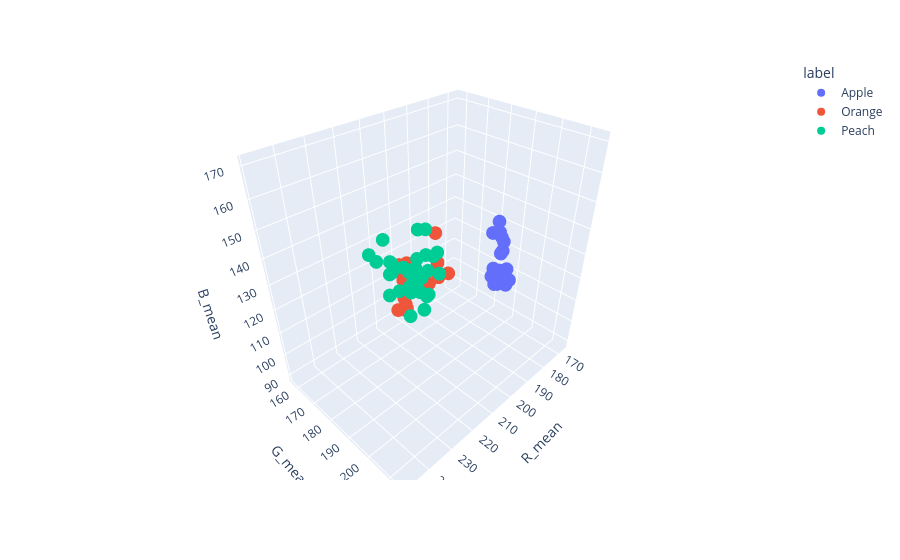

Notebook code cell kept with this figure:
### Code cell
## FRUITS ##
from PIL import Image  # lib -> pip install pillow
import os

folder = ["FRUITS/FRUITS/APPLES/", "FRUITS/FRUITS/ORANGES/", "FRUITS/FRUITS/PEACHES/"]
labels = ["Apple", "Orange", "Peach"]
X = []  # features
y = []  # labels

for i in range(0,3):
    for file in [f for f in os.listdir(folder[i]) if f.endswith(".JPG")]:
        img = Image.open(os.path.join(folder[i], file))
        arr = np.array(img)

        R = arr[:, :, 0]
        G = arr[:, :, 1]
        B = arr[:, :, 2]

        features = [R.mean(), G.mean(), B.mean()]
        X.append(features)
        y.append(labels[i])  # A, O, P

dataFrame = pd.DataFrame(X, columns=["R_mean", "G_mean", "B_mean"])
dataFrame["label"] = y

dataFrame.to_csv("Fruits_featurs.csv")

px.scatter_3d(dataFrame, "R_mean", "G_mean", "B_mean", color="label").show()

### Figure 1 — Plotly figure (JSON) as saved in the notebook; plotly's stock layout.template omitted (floating-point values rounded to 4 significant figures)
{"data": [{"hovertemplate": "label=Apple<br>R_mean=%{x}<br>G_mean=%{y}<br>B_mean=%{z}<extra></extra>", "legendgroup": "Apple", "marker": {"color": "#636efa", "symbol": "circle"}, "mode": "markers", "name": "Apple", "scene": "scene", "showlegend": true, "type": "scatter3d", "x": [202.8, 204.4, 205.0, 188.3, 167.2, 200.4, 184.6, 199.8, 199.2, 183.7, 185.2, 191.5, 207.0, 183.4, 183.1, 178.5, 185.2, 184.9, 192.9, 181.6, 191.9, 184.1], "y": [208.5, 210.4, 211.4, 195.5, 178.2, 210.8, 193.8, 207.2, 208.7, 192.8, 193.9, 200.1, 214.3, 193.5, 194.5, 191.0, 195.8, 195.9, 202.9, 189.9, 200.9, 193.4], "z": [150.1, 147.0, 139.9, 125.5, 123.4, 134.9, 141.8, 146.7, 137.3, 117.2, 120.8, 123.0, 138.4, 137.1, 116.0, 125.0, 117.8, 122.8, 127.9, 115.9, 129.1, 115.5]}, {"hovertemplate": "label=Orange<br>R_mean=%{x}<br>G_mean=%{y}<br>B_mean=%{z}<extra></extra>", "legendgroup": "Orange", "marker": {"color": "#EF553B", "symbol": "circle"}, "mode": "markers", "name": "Orange", "scene": "scene", "showlegend": true, "type": "scatter3d", "x": [198.3, 199.3, 217.1, 214.4, 195.7, 206.3, 212.0, 207.8, 210.2, 207.2, 204.9, 198.9, 197.8, 201.5, 208.6], "y": [178.6, 175.2, 178.2, 179.3, 157.5, 170.5, 173.8, 170.9, 172.9, 172.2, 173.7, 178.1, 183.4, 182.2, 171.7], "z": [124.7, 114.1, 113.8, 115.5, 89.1, 103.8, 128.0, 109.7, 123.2, 125.6, 117.1, 136.8, 122.2, 121.8, 118.7]}, {"hovertemplate": "label=Peach<br>R_mean=%{x}<br>G_mean=%{y}<br>B_mean=%{z}<extra></extra>", "legendgroup": "Peach", "marker": {"color": "#00cc96", "symbol": "circle"}, "mode": "markers", "name": "Peach", "scene": "scene", "showlegend": true, "type": "scatter3d", "x": [232.0, 232.9, 227.8, 224.6, 238.6, 233.9, 233.0, 241.7, 248.1, 239.4, 235.9, 231.0, 233.6, 222.0, 216.6, 216.5, 207.5, 221.0, 230.0, 215.4, 226.1, 221.2, 222.9, 224.1, 237.8, 225.8, 217.9, 220.6, 221.6, 223.4, 220.4, 235.0, 220.6, 224.3, 218.6, 228.7], "y": [204.3, 203.8, 204.1, 204.2, 214.5, 204.0, 200.2, 205.6, 211.6, 203.4, 205.5, 205.1, 204.8, 200.2, 187.0, 191.5, 178.6, 184.0, 185.0, 182.5, 194.7, 196.7, 192.8, 184.9, 192.3, 185.7, 189.2, 188.2, 193.4, 199.8, 192.8, 196.5, 191.5, 198.8, 199.3, 200.0], "z": [145.7, 145.7, 148.7, 153.0, 163.6, 144.7, 150.4, 158.9, 170.4, 153.6, 153.5, 148.6, 146.6, 148.7, 135.5, 151.3, 141.9, 127.2, 143.3, 131.1, 126.4, 132.3, 136.9, 139.7, 152.7, 137.1, 140.6, 130.8, 133.4, 136.0, 131.4, 140.2, 133.1, 130.2, 140.6, 140.9]}], "layout": {"legend": {"title": {"text": "label"}, "tracegroupgap": 0}, "margin": {"t": 60}, "scene": {"domain": {"x": [0, 1], "y": [0, 1]}, "xaxis": {"title": {"text": "R_mean"}}, "yaxis": {"title": {"text": "G_mean"}}, "zaxis": {"title": {"text": "B_mean"}}}}}
